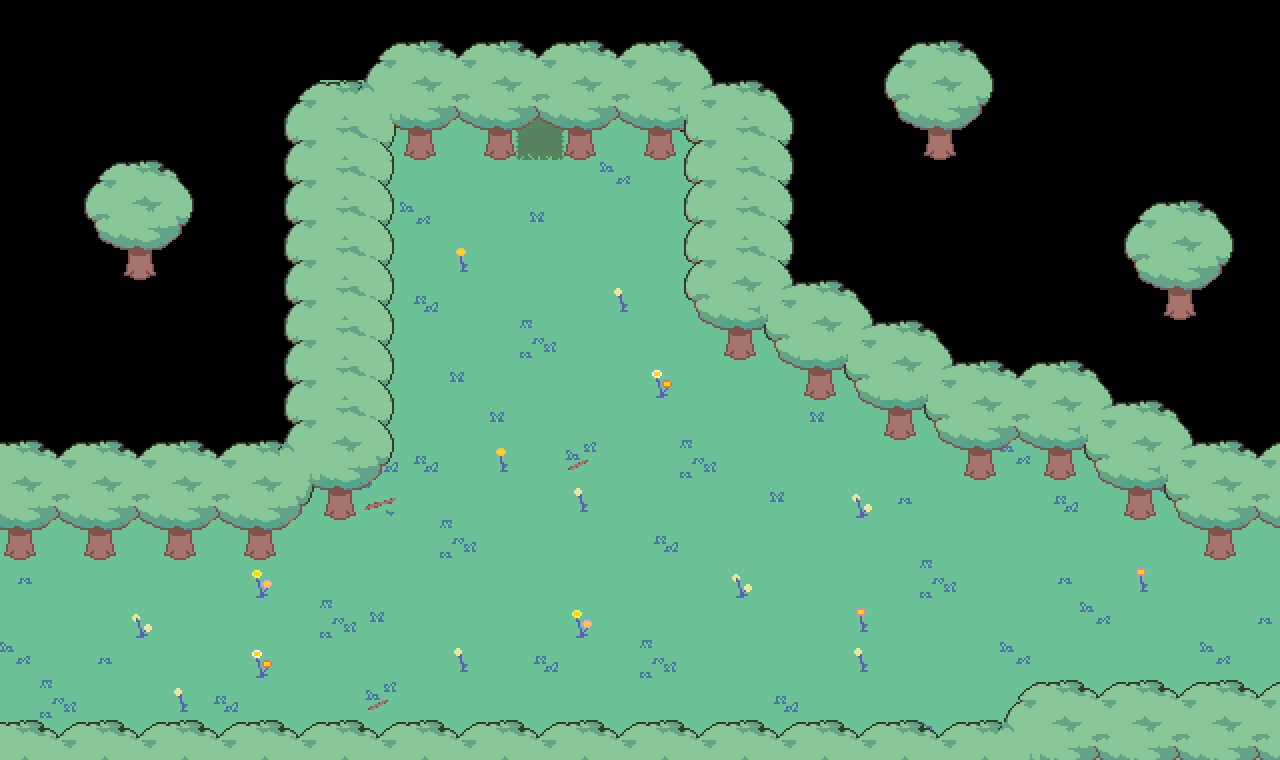

A 2D game scene composited from a Tiled map and its tileset images. What follows is a short description and the map's XML, with each tile layer's data collapsed to a summary:
An orthogonal 32x19 tile map with 40x40 px tiles, 5 tile layers (Tile Layer 1, Tile Layer 3, Tile Layer 4, Tile Layer 5, ...), 2 tilesets and 20 objects (2x transition, savepoint, spawn, puz1, for2).

<map version="1.9" tiledversion="1.9.0" orientation="orthogonal" renderorder="right-down" width="32" height="19" tilewidth="40" tileheight="40" infinite="0" nextlayerid="13" nextobjectid="30">
 <editorsettings>
  <export target="data.lua" format="lua" />
 </editorsettings>
 <properties>
  <property name="border" value="deoxynn/forest" />
  <property name="light" type="bool" value="true" />
  <property name="music" value="deoxynn_forest" />
  <property name="name" value="Forest - Clearing" />
 </properties>
 <tileset firstgid="1" source="../../../tilesets/woods.tsx" />
 <tileset firstgid="452" source="../../../tilesets/deep_woods.tsx" />
 <layer id="1" name="Tile Layer 1" width="32" height="19">
  <data>[608 cells, 376 non-empty, 22 distinct tile ids]</data>
 </layer>
 <layer id="7" name="Tile Layer 3" width="32" height="19">
  <data>[608 cells, 19 non-empty, 6 distinct tile ids]</data>
 </layer>
 <layer id="11" name="Tile Layer 4" width="32" height="19">
  <data>[608 cells, 8 non-empty, 1 distinct tile ids]</data>
 </layer>
 <objectgroup id="8" name="collision">
  <object id="1" x="0" y="0" width="320" height="520" />
  <object id="2" x="0" y="520" width="280" height="40" />
  <object id="3" x="320" y="0" width="40" height="520" />
  <object id="4" x="360" y="0" width="20" height="480" />
  <object id="5" x="380" y="0" width="320" height="160" />
  <object id="6" x="700" y="0" width="120" height="320" />
  <object id="7" x="720" y="280" width="560" height="80" />
  <object id="8" x="800" y="360" width="480" height="40" />
  <object id="9" x="880" y="400" width="400" height="40" />
  <object id="10" x="960" y="440" width="320" height="40" />
  <object id="11" x="1120" y="480" width="160" height="40" />
  <object id="12" x="1200" y="520" width="80" height="40" />
  <object id="13" x="1000" y="720" width="280" height="80" />
  <object id="14" x="0" y="760" width="1000" height="40" />
 </objectgroup>
 <objectgroup id="9" name="objects">
  <object id="17" name="savepoint" x="580" y="460" width="40" height="40">
   <properties>
    <property name="flagcheck" value="!fs" />
    <property name="text1" value="* I... I just can't go back..." />
    <property name="text2" value="* I have been made fun of for far too long for something I can't control..." />
    <property name="text3" value="* I should just hope at this point that I find a better place..." />
   </properties>
  </object>
  <object id="21" name="transition" x="1260" y="560" width="20" height="160">
   <properties>
    <property name="map" value="deoxynn/forest_puzzle1" />
    <property name="marker" value="forest" />
   </properties>
  </object>
  <object id="25" name="transition" x="0" y="560" width="20" height="200">
   <properties>
    <property name="map" value="deoxynn/forest_2" />
    <property name="marker" value="for1" />
   </properties>
  </object>
 </objectgroup>
 <objectgroup id="10" name="markers">
  <object id="15" name="spawn" x="600" y="560">
   <point />
  </object>
  <object id="19" name="puz1" x="1200" y="640">
   <point />
  </object>
  <object id="24" name="for2" x="40" y="660">
   <point />
  </object>
 </objectgroup>
 <layer id="12" name="Tile Layer 5" width="32" height="19">
  <data>[608 cells, 6 non-empty, 1 distinct tile ids]</data>
 </layer>
 <layer id="6" name="Tile Layer 2" width="32" height="19">
  <data>[608 cells, 185 non-empty, 39 distinct tile ids]</data>
 </layer>
</map>
